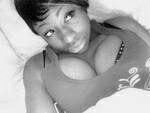
#> input picture tuned_face_detect/first_test_g.png, 150 x 113 px
$ python -i face_detect.py   (imports and definitions only)   (Python 2 division)   (older library calls are emulated)
#> lines starting #> are read from the running program, lines starting #| are printed output that depends on the picture; after the words box and inside, x2 and y2 are one past the last pixel; in counts of white or black regions, pixels touching at a corner belong together
import cv2
import sys
import os
import Image
#convert_rgb_to_bgr expects an image as input, results a grey scale image
#normalize_image_for_face_detection expects an image, returns a resized image
from helper import convert_rgb_to_bgr,normalize_image_for_face_detection
#TODO: Make use of helper function for higher results

# Get user supplied values
#imagePath = sys.argv[1]
#cascPath = sys.argv[2]

def run(imagePath):
# Create the haar cascadels
#> called with imagePath = '../tuned_face_detect/first_test_g.png'
    cascPath = "face_detect/haarcascade_frontalface_default.xml"
    faceCascade = cv2.CascadeClassifier(cascPath)

# Read the image
    image = cv2.imread(imagePath)
#> image is the input picture: shape (113, 150, 3); min 0, max 255, mean 167.5
    gray = cv2.cvtColor(image, cv2.COLOR_BGR2GRAY)

    scaling = [1.1,1.2,1.3,1.4,1.5,1.6,1.7,1.8,1.9,2.0,2.1,2.2]
    neighbors = [1,2,3]
# Detect faces in the image
    faces = faceCascade.detectMultiScale(
        gray,
        scaleFactor=1.1,
        minNeighbors=1,
        minSize=(20, 20),
        flags = cv2.cv.CV_HAAR_SCALE_IMAGE
        )
#> faces = [[61, 21, 31, 31]]

    if len(faces) != 1:
        for scale in scaling:
            for min_size in [10,20,30]:
                for neighbor in neighbors:
                    faces = faceCascade.detectMultiScale(
                        gray,
                        scaleFactor=scale,
                        minNeighbors=neighbor,
                        minSize=(min_size, min_size),
                        flags = cv2.cv.CV_HAAR_SCALE_IMAGE
                        )
                    for (x, y, w, h) in faces:
                        cv2.rectangle(image, (x, y), (x+w, y+h), (0, 255, 0), 2)

                    cv2.imshow("Faces found", image)
                    cv2.waitKey(2000)

                    if 2 > len(faces) > 0:
                        break


    if len(faces) == 1:

        for (x,y,w,h) in faces:
          cv2.rectangle(image, (x,y), (x+w, y+h), (0,255,0), 2)
#> this loop made 1 pass
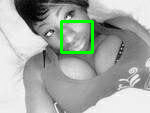
#> image: shape (113, 150, 3); 2.17% of pixels changed, all inside (x1, y1, x2, y2) = (60, 20, 94, 54)
        cv2.imshow("faces found", image)
        cv2.waitKey(2000)
        i = Image.open(imagePath)
        new_image = imagePath.split("/")[1]
        os.chdir("withFace")
        i.save(new_image)
        os.chdir("../")
        print imagePath," this file should be removed"
        os.remove(imagePath)

    #print "Found {0} faces!".format(len(faces))

## Draw a rectangle around the faces


>>> result = run('../tuned_face_detect/first_test_g.png')
